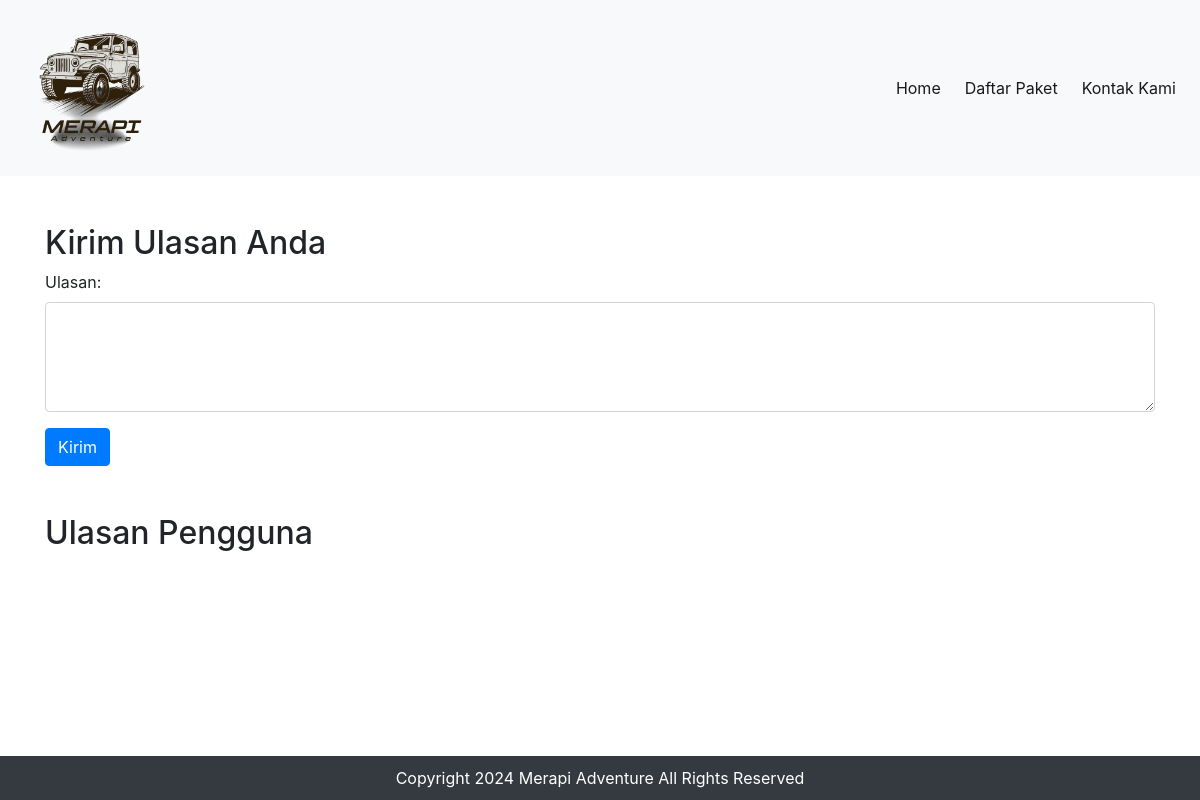
Page /rating.php on the earlier database version.
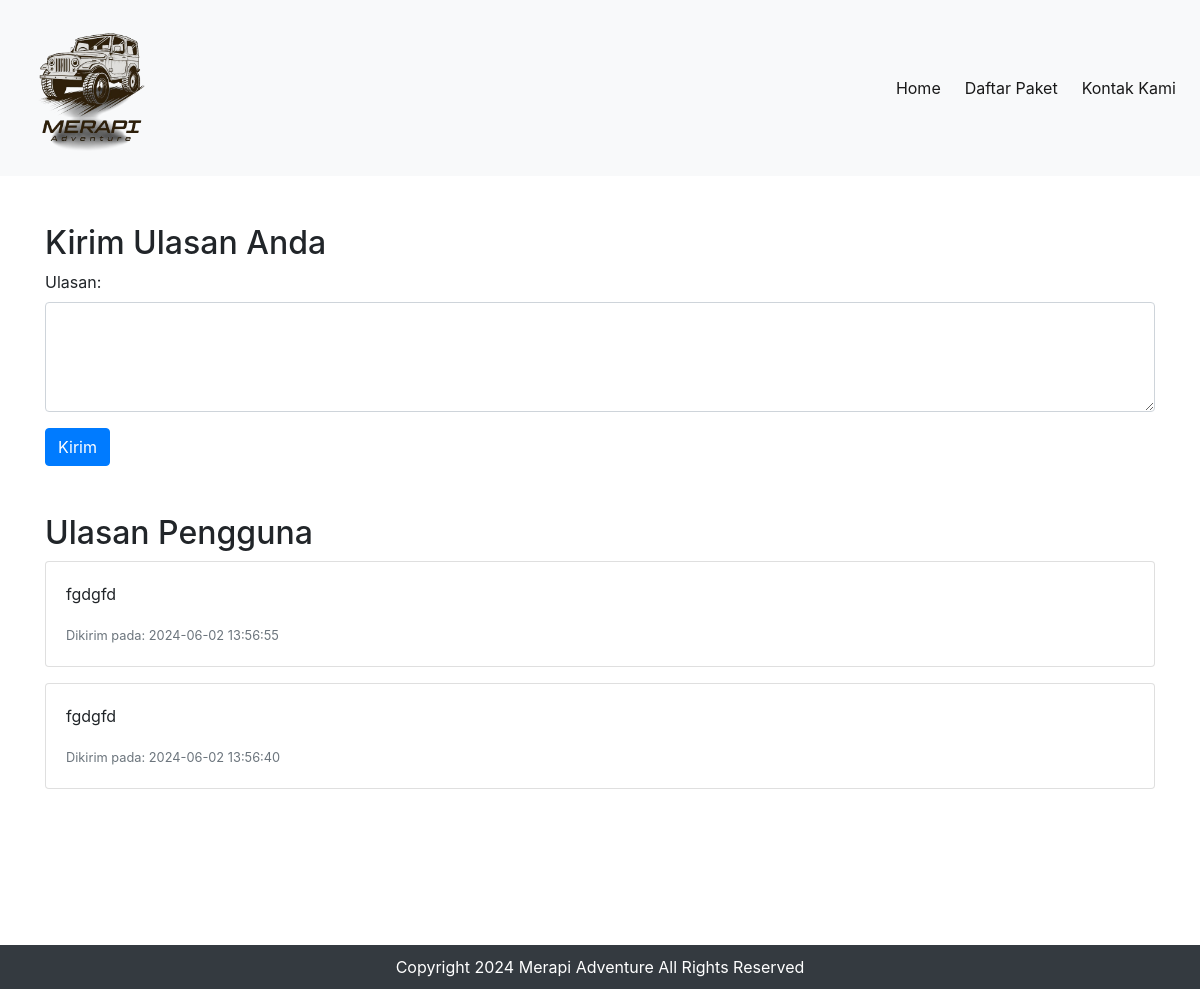
Same page on the later database version.
### tables this page shows
CREATE TABLE `ulasan` (
  `id_ulasan` int(5) NOT NULL,
  `isi` varchar(255) NOT NULL,
  `created_at` timestamp NOT NULL DEFAULT current_timestamp()
);

### rating.php (the view, shortened to what this page needs)
<?php
include 'header.php';
?>
<div class="container mt-5">
    <h2>Kirim Ulasan Anda</h2>
    <form action="rating.php" method="post">
        <div class="form-group">
            <label for="ulasan">Ulasan:</label>
            <textarea class="form-control" id="ulasan" name="ulasan" rows="4" required></textarea>
        </div>
        <button type="submit" class="btn btn-primary">Kirim</button>
    </form>
</div>
<?php
$stmt = $koneksi->query("SELECT * FROM ulasan ORDER BY created_at DESC");
$ulasans = $stmt->fetchAll();
?>
<div class="container mt-5">
    <h2>Ulasan Pengguna</h2>
    <?php foreach ($ulasans as $ulasan) { ?>
        <div class="card mb-3">
            <div class="card-body">
                <p class="card-text"><?php echo htmlspecialchars($ulasan['isi']); ?></p>
                <small class="text-muted">Dikirim pada: <?php echo $ulasan['created_at']; ?></small>
            </div>
        </div>
    <?php } ?>
</div>
<?php include 'footer.php'; ?>

Differences in the rows shown:
added ulasan: isi "fgdgfd", created_at "2024-06-02 13:56:55"
added ulasan: isi "fgdgfd", created_at "2024-06-02 13:56:40"
